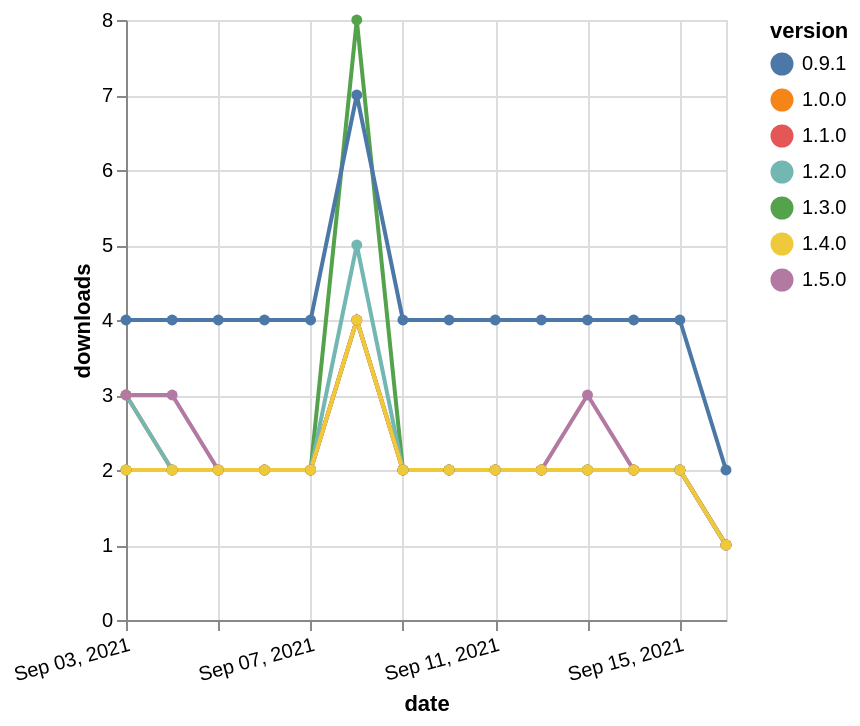

Describe this chart as a Vega-Lite specification.
### Vega-Lite specification from a JSON file in a GitHub repository (floating-point values rounded to 4 significant figures)
{"$schema": "https://vega.github.io/schema/vega-lite/v5.json", "description": "A simple bar chart with embedded data.", "data": {"values": [{"date": "2021-09-03", "total": 2897, "delta": 2, "version": "1.1.0"}, {"date": "2021-09-04", "total": 2899, "delta": 2, "version": "1.1.0"}, {"date": "2021-09-05", "total": 2901, "delta": 2, "version": "1.1.0"}, {"date": "2021-09-06", "total": 2903, "delta": 2, "version": "1.1.0"}, {"date": "2021-09-07", "total": 2905, "delta": 2, "version": "1.1.0"}, {"date": "2021-09-08", "total": 2909, "delta": 4, "version": "1.1.0"}, {"date": "2021-09-09", "total": 2911, "delta": 2, "version": "1.1.0"}, {"date": "2021-09-10", "total": 2913, "delta": 2, "version": "1.1.0"}, {"date": "2021-09-11", "total": 2915, "delta": 2, "version": "1.1.0"}, {"date": "2021-09-12", "total": 2917, "delta": 2, "version": "1.1.0"}, {"date": "2021-09-13", "total": 2919, "delta": 2, "version": "1.1.0"}, {"date": "2021-09-14", "total": 2921, "delta": 2, "version": "1.1.0"}, {"date": "2021-09-15", "total": 2923, "delta": 2, "version": "1.1.0"}, {"date": "2021-09-16", "total": 2924, "delta": 1, "version": "1.1.0"}, {"date": "2021-09-03", "total": 3641, "delta": 2, "version": "1.3.0"}, {"date": "2021-09-04", "total": 3643, "delta": 2, "version": "1.3.0"}, {"date": "2021-09-05", "total": 3645, "delta": 2, "version": "1.3.0"}, {"date": "2021-09-06", "total": 3647, "delta": 2, "version": "1.3.0"}, {"date": "2021-09-07", "total": 3649, "delta": 2, "version": "1.3.0"}, {"date": "2021-09-08", "total": 3657, "delta": 8, "version": "1.3.0"}, {"date": "2021-09-09", "total": 3659, "delta": 2, "version": "1.3.0"}, {"date": "2021-09-10", "total": 3661, "delta": 2, "version": "1.3.0"}, {"date": "2021-09-11", "total": 3663, "delta": 2, "version": "1.3.0"}, {"date": "2021-09-12", "total": 3665, "delta": 2, "version": "1.3.0"}, {"date": "2021-09-13", "total": 3667, "delta": 2, "version": "1.3.0"}, {"date": "2021-09-14", "total": 3669, "delta": 2, "version": "1.3.0"}, {"date": "2021-09-15", "total": 3671, "delta": 2, "version": "1.3.0"}, {"date": "2021-09-16", "total": 3672, "delta": 1, "version": "1.3.0"}, {"date": "2021-09-03", "total": 2920, "delta": 3, "version": "1.0.0"}, {"date": "2021-09-04", "total": 2922, "delta": 2, "version": "1.0.0"}, {"date": "2021-09-05", "total": 2924, "delta": 2, "version": "1.0.0"}, {"date": "2021-09-06", "total": 2926, "delta": 2, "version": "1.0.0"}, {"date": "2021-09-07", "total": 2928, "delta": 2, "version": "1.0.0"}, {"date": "2021-09-08", "total": 2932, "delta": 4, "version": "1.0.0"}, {"date": "2021-09-09", "total": 2934, "delta": 2, "version": "1.0.0"}, {"date": "2021-09-10", "total": 2936, "delta": 2, "version": "1.0.0"}, {"date": "2021-09-11", "total": 2938, "delta": 2, "version": "1.0.0"}, {"date": "2021-09-12", "total": 2940, "delta": 2, "version": "1.0.0"}, {"date": "2021-09-13", "total": 2942, "delta": 2, "version": "1.0.0"}, {"date": "2021-09-14", "total": 2944, "delta": 2, "version": "1.0.0"}, {"date": "2021-09-15", "total": 2946, "delta": 2, "version": "1.0.0"}, {"date": "2021-09-16", "total": 2947, "delta": 1, "version": "1.0.0"}, {"date": "2021-09-03", "total": 5733, "delta": 4, "version": "0.9.1"}, {"date": "2021-09-04", "total": 5737, "delta": 4, "version": "0.9.1"}, {"date": "2021-09-05", "total": 5741, "delta": 4, "version": "0.9.1"}, {"date": "2021-09-06", "total": 5745, "delta": 4, "version": "0.9.1"}, {"date": "2021-09-07", "total": 5749, "delta": 4, "version": "0.9.1"}, {"date": "2021-09-08", "total": 5756, "delta": 7, "version": "0.9.1"}, {"date": "2021-09-09", "total": 5760, "delta": 4, "version": "0.9.1"}, {"date": "2021-09-10", "total": 5764, "delta": 4, "version": "0.9.1"}, {"date": "2021-09-11", "total": 5768, "delta": 4, "version": "0.9.1"}, {"date": "2021-09-12", "total": 5772, "delta": 4, "version": "0.9.1"}, {"date": "2021-09-13", "total": 5776, "delta": 4, "version": "0.9.1"}, {"date": "2021-09-14", "total": 5780, "delta": 4, "version": "0.9.1"}, {"date": "2021-09-15", "total": 5784, "delta": 4, "version": "0.9.1"}, {"date": "2021-09-16", "total": 5786, "delta": 2, "version": "0.9.1"}, {"date": "2021-09-03", "total": 3338, "delta": 3, "version": "1.2.0"}, {"date": "2021-09-04", "total": 3340, "delta": 2, "version": "1.2.0"}, {"date": "2021-09-05", "total": 3342, "delta": 2, "version": "1.2.0"}, {"date": "2021-09-06", "total": 3344, "delta": 2, "version": "1.2.0"}, {"date": "2021-09-07", "total": 3346, "delta": 2, "version": "1.2.0"}, {"date": "2021-09-08", "total": 3351, "delta": 5, "version": "1.2.0"}, {"date": "2021-09-09", "total": 3353, "delta": 2, "version": "1.2.0"}, {"date": "2021-09-10", "total": 3355, "delta": 2, "version": "1.2.0"}, {"date": "2021-09-11", "total": 3357, "delta": 2, "version": "1.2.0"}, {"date": "2021-09-12", "total": 3359, "delta": 2, "version": "1.2.0"}, {"date": "2021-09-13", "total": 3361, "delta": 2, "version": "1.2.0"}, {"date": "2021-09-14", "total": 3363, "delta": 2, "version": "1.2.0"}, {"date": "2021-09-15", "total": 3365, "delta": 2, "version": "1.2.0"}, {"date": "2021-09-16", "total": 3366, "delta": 1, "version": "1.2.0"}, {"date": "2021-09-03", "total": 2420, "delta": 3, "version": "1.5.0"}, {"date": "2021-09-04", "total": 2423, "delta": 3, "version": "1.5.0"}, {"date": "2021-09-05", "total": 2425, "delta": 2, "version": "1.5.0"}, {"date": "2021-09-06", "total": 2427, "delta": 2, "version": "1.5.0"}, {"date": "2021-09-07", "total": 2429, "delta": 2, "version": "1.5.0"}, {"date": "2021-09-08", "total": 2433, "delta": 4, "version": "1.5.0"}, {"date": "2021-09-09", "total": 2435, "delta": 2, "version": "1.5.0"}, {"date": "2021-09-10", "total": 2437, "delta": 2, "version": "1.5.0"}, {"date": "2021-09-11", "total": 2439, "delta": 2, "version": "1.5.0"}, {"date": "2021-09-12", "total": 2441, "delta": 2, "version": "1.5.0"}, {"date": "2021-09-13", "total": 2444, "delta": 3, "version": "1.5.0"}, {"date": "2021-09-14", "total": 2446, "delta": 2, "version": "1.5.0"}, {"date": "2021-09-15", "total": 2448, "delta": 2, "version": "1.5.0"}, {"date": "2021-09-16", "total": 2449, "delta": 1, "version": "1.5.0"}, {"date": "2021-09-03", "total": 2411, "delta": 2, "version": "1.4.0"}, {"date": "2021-09-04", "total": 2413, "delta": 2, "version": "1.4.0"}, {"date": "2021-09-05", "total": 2415, "delta": 2, "version": "1.4.0"}, {"date": "2021-09-06", "total": 2417, "delta": 2, "version": "1.4.0"}, {"date": "2021-09-07", "total": 2419, "delta": 2, "version": "1.4.0"}, {"date": "2021-09-08", "total": 2423, "delta": 4, "version": "1.4.0"}, {"date": "2021-09-09", "total": 2425, "delta": 2, "version": "1.4.0"}, {"date": "2021-09-10", "total": 2427, "delta": 2, "version": "1.4.0"}, {"date": "2021-09-11", "total": 2429, "delta": 2, "version": "1.4.0"}, {"date": "2021-09-12", "total": 2431, "delta": 2, "version": "1.4.0"}, {"date": "2021-09-13", "total": 2433, "delta": 2, "version": "1.4.0"}, {"date": "2021-09-14", "total": 2435, "delta": 2, "version": "1.4.0"}, {"date": "2021-09-15", "total": 2437, "delta": 2, "version": "1.4.0"}, {"date": "2021-09-16", "total": 2438, "delta": 1, "version": "1.4.0"}]}, "width": "container", "mark": {"type": "line", "point": {"filled": true}}, "encoding": {"x": {"field": "date", "type": "temporal", "timeUnit": "yearmonthdate", "title": "date", "axis": {"labelAngle": -15}}, "y": {"field": "delta", "type": "quantitative", "title": "downloads"}, "color": {"field": "version", "type": "nominal"}, "tooltip": {"field": "delta"}}}
